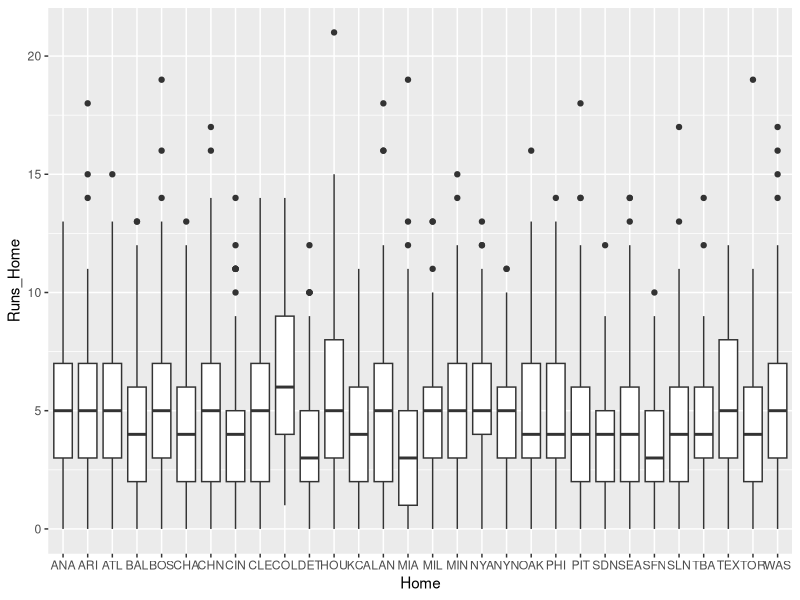

R code for this plot:
#Lee Przybylski
#9/26/2021
library(ggplot2)

#Data Exploration with runs scored data
options(stringsAsFactors = FALSE)
games <- read.csv("MLB2019.csv")
head(games)
games$park <- paste(games$Home, "park", sep = "")
summary(games)
ggplot(games, aes(x= Home, y = Runs_Home)) + geom_boxplot()

#Model in home team runs 
pois1 <- glm(Runs_Home ~ Home + Away, data = games, family = poisson(link = "log"))
summary(pois1)

1-pchisq(deviance(pois1), 2370)
#This shows there is evidence of overdispersion

#Add park as a predictor
pois2 <- glm(Runs_Home ~ Home + Away + park, data = games, family = poisson(link = "log"))
summary(pois2)

#We need to reshape the pdata